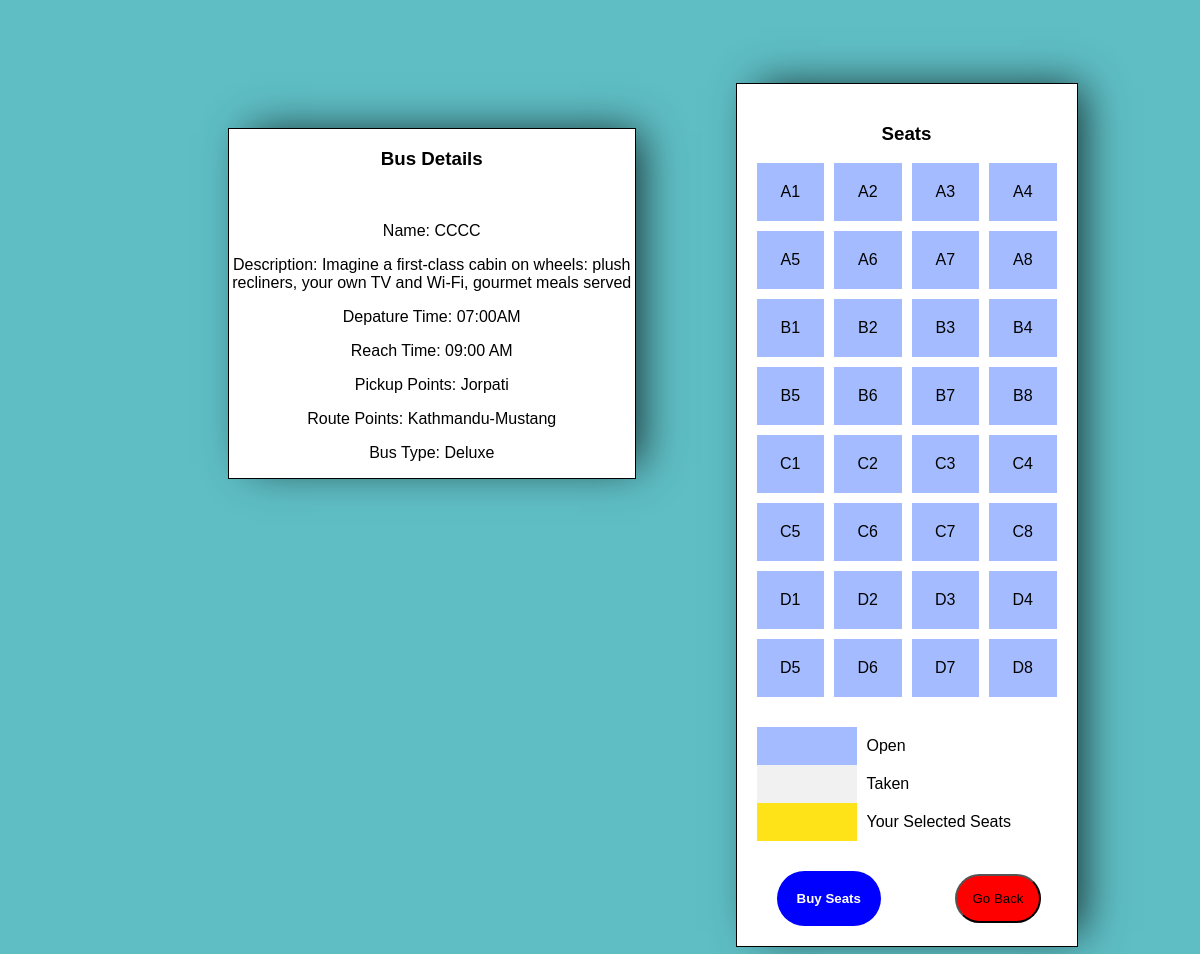
/bus3/3a-reservation.php, run on the app's committed database.
### tables this page shows
CREATE TABLE `buses` (
  `bus_id` int(100) NOT NULL,
  `bus_number` varchar(100) NOT NULL,
  `bus_description` varchar(500) NOT NULL,
  `departure_time` varchar(50) NOT NULL,
  `reach_time` varchar(50) NOT NULL,
  `bus_image` varchar(60) NOT NULL,
  `bus_type` varchar(20) NOT NULL,
  `pickup_points` varchar(20) NOT NULL,
  `route_point` varchar(30) NOT NULL,
  `bus_created` timestamp(6) NOT NULL DEFAULT current_timestamp(6)
);

### bus3/2-reserve-lib.php (called while the page is built, shortened)
<?php
class Reserve {
  private $pdo = null;
  private $stmt = null;
  function __construct() {
    try {
      $this->pdo = new PDO(
        "mysql:host=localhost; dbname=e_bus_ticketing_system; charset=utf8",
        "root",
        "",
        [
          PDO::ATTR_ERRMODE => PDO::ERRMODE_EXCEPTION,
          PDO::ATTR_DEFAULT_FETCH_MODE => PDO::FETCH_ASSOC
        ]
      );
    } catch (PDOException $e) {
      echo "Error connecting to database: " . $e->getMessage();
      die();
    }
  }
  function query ($sql, $data=null) : void {
    $this->stmt = $this->pdo->prepare($sql);
    $this->stmt->execute($data);
  }
  function get ($sessid) {
    $this->query(
      "SELECT sa.`seat_id`, r.`user_id` FROM `seats` sa
       LEFT JOIN `sessions` se USING (`bus_id`)
       LEFT JOIN `reservation2` r USING(`seat_id`)
       WHERE se.`session_id`=?
       ORDER BY sa.`seat_id`", [$sessid]
    );
    $sess = $this->stmt->fetchAll();
    return $sess;
  }
}
$_RSV = new Reserve();

### bus3/3a-reservation.php (the view, shortened to what this page needs)
<?php
include '../partial/dbconnect.php';
?>
<!DOCTYPE html>
<html>
<head>
  <link rel="stylesheet" href="3c-reservation.css">
</head>
<body>
  <div class="cont">
    <div class="first-box">
      <div class="small-box">
        <?php
        $sql = "SELECT * from buses WHERE bus_id = 157";
        $gotResults = mysqli_query($conn, $sql);
        if ($gotResults) {
          if (mysqli_num_rows($gotResults) > 0) {
            while ($row = mysqli_fetch_array($gotResults)) {
              echo " <h3> Bus Details </h3> ";
              echo "<br>";
              echo "<p>Name: " . $row['bus_number'] . "</p>";
              echo "<p>Description: " . $row['bus_description'] . "</p>";
              echo "<p>Depature Time: " . $row['departure_time'] . "</p>";
              echo "<p>Reach Time: " . $row['reach_time'] . "</p>";
              echo "<p>Pickup Points: " . $row['pickup_points'] . "</p>";
              echo "<p>Route Points: " . $row['route_point'] . "</p>";
              echo "<p>Bus Type: " . $row['bus_type'] . "</p>";
            }
          }
        }
        ?>
      </div>
    </div>
    <div class="second-box">
      <h3>Seats</h3>
      <?php
      $sessid = 3;
      require "2-reserve-lib.php";
      $seats = $_RSV->get($sessid);
      ?>
      <div id="layout">
        <?php
        foreach ($seats as $s) {
          $taken = is_numeric($s["user_id"]);
          printf(
            "<div class='seat%s'%s>%s</div>",
            $taken ? " taken" : "",
            $taken ? "" : " onclick='reserve.toggle(this)'",
            $s["seat_id"]
          );
        }
        ?>
      </div>
      <div id="legend">
        <div class="seat"></div>
        <div class="txt">Open</div>
        <div class="seat taken"></div>
        <div class="txt">Taken</div>
        <div class="seat selected"></div>
        <div class="txt">Your Selected Seats</div>
      </div>
      <button id="go" onclick="reserve.save()">Buy Seats</button>
      <button class="btn" onclick="history.back()">Go Back</button>
    </div>
  </div>
</body>
</html>

### bus3/3c-reservation.css (style rules this page uses)
* { font-family: Arial, Helvetica, sans-serif; box-sizing: border-box; }
#layout { max-width: 450px; display: grid; grid-template-columns: repeat(4, 1fr); grid-gap: 10px; margin-bottom: 30px; }
.seat { text-align: center; padding: 20px 0; background: #a4bcff; }
#layout .seat { cursor: pointer; }
.taken { color: #a9a9a9; background: #f1f1f1 !important; }
.selected { background: #ffe319 !important; }
#legend { display: grid; grid-template-columns: 100px 200px; margin-bottom: 30px; }
#legend div { padding: 10px; }
#go { border: 0; padding: 20px; font-weight: 700; color: #fff; background: #9f3737; cursor: pointer; }

### bus3/3a-reservation.php (style rules this page uses)
body { background-color: #5EBEC4; }
* { box-sizing: border-box; }
body { background-color: ; }
.cont { width: 100%; display: flex; }
.first-box { height: auto; width: 53%; padding-left: 220px; padding-top: 120px; margin-right: 100px; }
.small-box { background-color: white; border: 1px solid black; text-align: center; box-shadow: 13px -5px 41px -9px rgba(0, 0, 0, 0.77); -webkit-box-shadow: 13px -5px 41px -9px rgba(0, 0, 0, 0.77); -moz-box-shadow: 13px -5px 41px -9px rgba(0, 0, 0, 0.77); }
.second-box { background-color: white; margin-top: 75px; float: right; padding: 20px; box-shadow: 13px -5px 41px -9px rgba(0, 0, 0, 0.77); -webkit-box-shadow: 13px -5px 41px -9px rgba(0, 0, 0, 0.77); -moz-box-shadow: 13px -5px 41px -9px rgba(0, 0, 0, 0.77); }
.second-box h3 { text-align: center; }
.btn { background-color: red; text-align: center; padding: 15px; border-radius: 50px; margin-left: 70px; }
.second-box { border: 1px solid black; }
#go { background: blue; border-radius: 59px; margin-left: 20px; }

### data on the page
buses: bus_number "CCCC", bus_description "Imagine a first-class cabin on wheels: plush recliners, your own TV and Wi-Fi, gourmet meals served", departure_time "07:00AM", reach_time "09:00 AM", pickup_points "Jorpati", route_point "Kathmandu-Mustang", bus_type "Deluxe"

### other printed values
$s["seat_id"] "A1"
$s["seat_id"] "A2"
$s["seat_id"] "A3"
$s["seat_id"] "A4"
$s["seat_id"] "A5"
$s["seat_id"] "A6"
$s["seat_id"] "A7"
$s["seat_id"] "A8"
$s["seat_id"] "B1"
$s["seat_id"] "B2"
$s["seat_id"] "B3"
$s["seat_id"] "B4"
$s["seat_id"] "B5"
$s["seat_id"] "B6"
$s["seat_id"] "B7"
